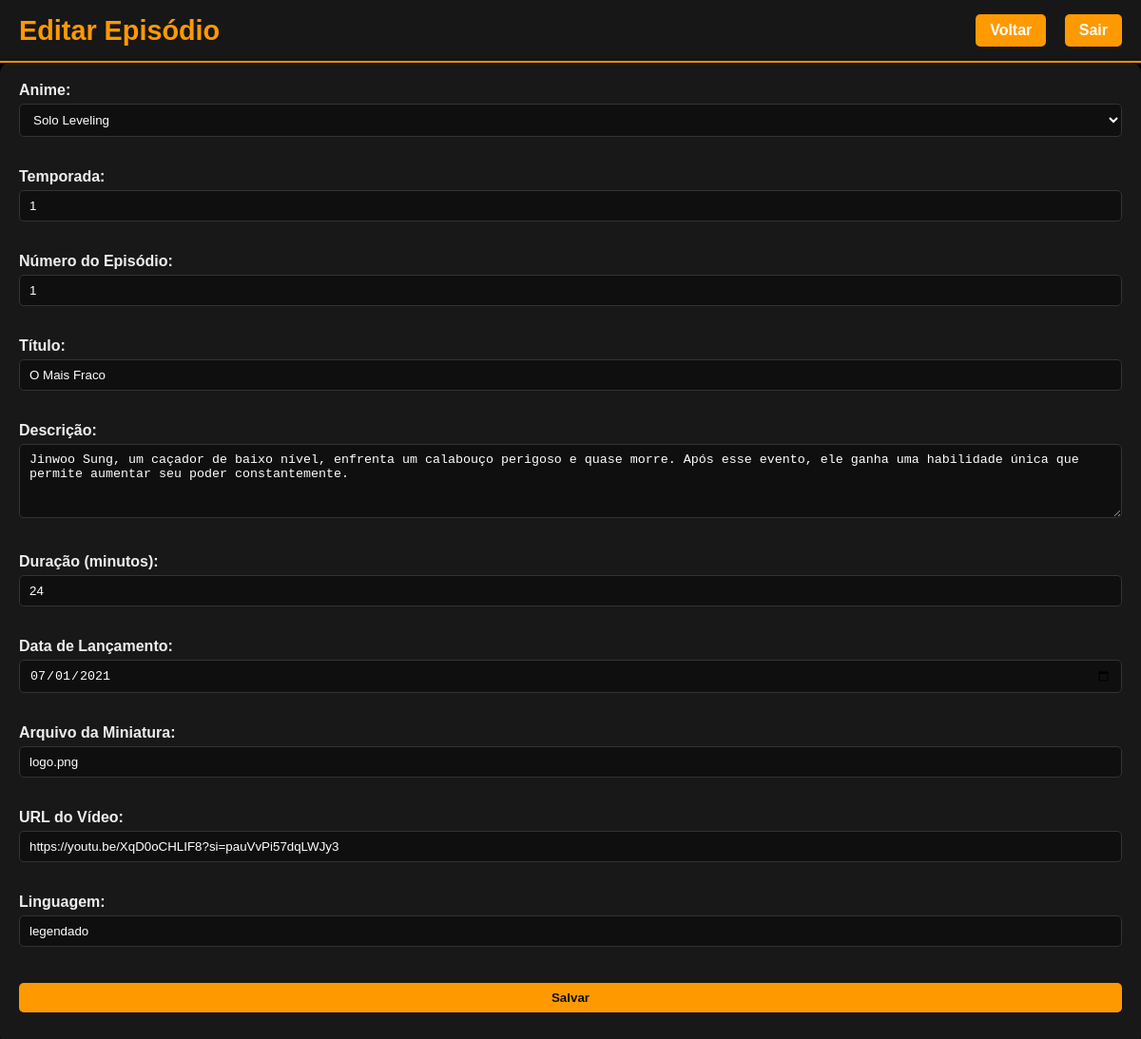
/PHP/admin/episodes/episodes_form.php?id=1 (signed in), run on the app's committed database.
### tables this page shows
CREATE TABLE `episodios` (
  `id` int(11) NOT NULL,
  `anime_id` int(11) NOT NULL,
  `temporada` int(11) NOT NULL DEFAULT 1,
  `numero` int(11) NOT NULL,
  `titulo` varchar(255) NOT NULL,
  `descricao` text DEFAULT NULL,
  `duracao` int(11) DEFAULT NULL,
  `data_lancamento` date DEFAULT NULL,
  `miniatura` varchar(255) DEFAULT NULL,
  `video_url` varchar(255) NOT NULL,
  `linguagem` varchar(20) DEFAULT NULL
);

CREATE TABLE `animes` (
  `id` int(11) NOT NULL,
  `nome` varchar(255) NOT NULL,
  `nota` decimal(3,1) DEFAULT 0.0,
  `sinopse` text DEFAULT NULL,
  `capa` varchar(255) DEFAULT NULL,
  `ano` year(4) DEFAULT NULL,
  `linguagem` varchar(20) DEFAULT NULL,
  `created_at` timestamp NOT NULL DEFAULT current_timestamp(),
  `updated_at` timestamp NOT NULL DEFAULT current_timestamp() ON UPDATE current_timestamp()
);

### PHP/admin/episodes/episodes_form.php (the view, shortened to what this page needs)
<?php
require __DIR__ . '/../../shared/conexao.php';
$id = $_GET['id'] ?? null;
$episodio = [
    'anime_id' => '',
    'temporada' => 1,
    'numero' => '',
    'titulo' => '',
    'descricao' => '',
    'duracao' => '',
    'data_lancamento' => '',
    'miniatura' => '',
    'video_url' => '',
    'linguagem' => ''
];
$animes = $pdo->query("SELECT id, nome FROM animes ORDER BY nome")->fetchAll(PDO::FETCH_ASSOC);
if ($id) {
    $stmt = $pdo->prepare("SELECT * FROM episodios WHERE id = ?");
    $stmt->execute([$id]);
    $episodio = $stmt->fetch(PDO::FETCH_ASSOC);
}
?>
<!DOCTYPE html>
<html lang="pt-BR">
<head>
    <link rel="stylesheet" href="../../../CSS/style.css?v=2" />
</head>
<body class="admin">
    <div class="admin-links">
        <h1><?= $id ? "Editar Episódio" : "Cadastrar Novo Episódio" ?></h1>
        <nav>
            <a href="../../../PHP/admin/episodes/admin_episodes.php" class="admin-btn">Voltar</a>
            <a href="../../../PHP/shared/logout.php" class="admin-btn">Sair</a>
        </nav>
    </div>
    <main class="admin-form">
        <form method="post" action="../../../PHP/admin/episodes/episodes_save.php">
            <label>Anime:</label><br>
            <select name="anime_id" required>
                <?php foreach($animes as $a): ?>
                    <option value="<?= $a['id'] ?>" <?= $episodio['anime_id'] == $a['id'] ? 'selected' : '' ?>>
                        <?= htmlspecialchars($a['nome']) ?>
                    </option>
                <?php endforeach; ?>
            </select><br><br>
            <label>Temporada:</label><br>
            <input type="number" name="temporada" value="<?= htmlspecialchars($episodio['temporada']) ?>" required><br><br>
            <label>Número do Episódio:</label><br>
            <input type="number" name="numero" value="<?= htmlspecialchars($episodio['numero']) ?>" required><br><br>
            <label>Título:</label><br>
            <input type="text" name="titulo" value="<?= htmlspecialchars($episodio['titulo']) ?>" required><br><br>
            <label>Descrição:</label><br>
            <textarea name="descricao" rows="4"><?= htmlspecialchars($episodio['descricao']) ?></textarea><br><br>
            <label>Duração (minutos):</label><br>
            <input type="number" name="duracao" value="<?= htmlspecialchars($episodio['duracao']) ?>"><br><br>
            <label>Data de Lançamento:</label><br>
            <input type="date" name="data_lancamento" value="<?= htmlspecialchars($episodio['data_lancamento']) ?>"><br><br>
            <label>Arquivo da Miniatura:</label><br>
            <input type="text" name="miniatura" value="<?= htmlspecialchars($episodio['miniatura']) ?>"><br><br>
            <label>URL do Vídeo:</label><br>
            <input type="text" name="video_url" value="<?= htmlspecialchars($episodio['video_url']) ?>" required><br><br>
            <label>Linguagem:</label><br>
            <input type="text" name="linguagem" value="<?= htmlspecialchars($episodio['linguagem']) ?>"><br><br>
            <input type="submit" value="Salvar" class="admin-btn">
        </form>
    </main>
</body>
</html>

### CSS/style.css (style rules this page uses)
* { margin: 0; padding: 0; box-sizing: border-box; }
html, body { background-color: rgb(0, 0, 0); font-family: Arial, sans-serif; background-image: url('../img/earth-1756274.jpg'); background-size: cover; background-repeat: no-repeat; background-position: center; min-height: 100vh; color: #eee; overflow-x: hidden; }
.admin .admin-links { background-color: rgba(26, 26, 26, 0.9); padding: 15px 20px; display: flex; justify-content: space-between; align-items: center; flex-wrap: wrap; border-bottom: 2px solid #ff9900; }
.admin .admin-links h1 { font-size: 1.8rem; color: #ff9900; }
.admin .admin-links nav a { color: #fff; text-decoration: none; margin-left: 15px; font-weight: bold; transition: 0.3s; }
.admin .admin-btn, .admin .admin-anime-table a { display: inline-block; padding: 8px 15px; border-radius: 5px; text-decoration: none; color: #fff; font-weight: bold; transition: 0.3s; cursor: pointer; }
.admin .admin-btn { background-color: #ff9900; border: none; }
.admin .admin-form { background-color: rgba(26, 26, 26, 0.95); padding: 20px; border-radius: 10px; box-shadow: 0 4px 10px rgba(0, 0, 0, 0.5); }
.admin .admin-form label { font-weight: bold; }
.admin .admin-form input, .admin .admin-form select, .admin .admin-form textarea { width: 100%; padding: 8px 10px; margin-top: 5px; margin-bottom: 15px; border-radius: 5px; border: 1px solid #333; background-color: #0f0f0f; color: #fff; }
.admin .admin-form input[type="submit"], .admin .admin-form button { background-color: #ff9900; color: #0f0f0f; border: none; cursor: pointer; }

### data on the page
episodios: anime_id "Solo Leveling", temporada "1", numero "1", titulo "O Mais Fraco", descricao "Jinwoo Sung, um caçador de baixo nível, enfrenta um calabouço perigoso e quase morre. Após esse evento, ele ganha uma habilidade única que permite aumentar seu poder constantemente.", duracao "24", data_lancamento "07/01/2021", miniatura "logo.png", video_url "https://youtu.be/XqD0oCHLIF8?si=pauVvPi57dqLWJy3", linguagem "legendado"
